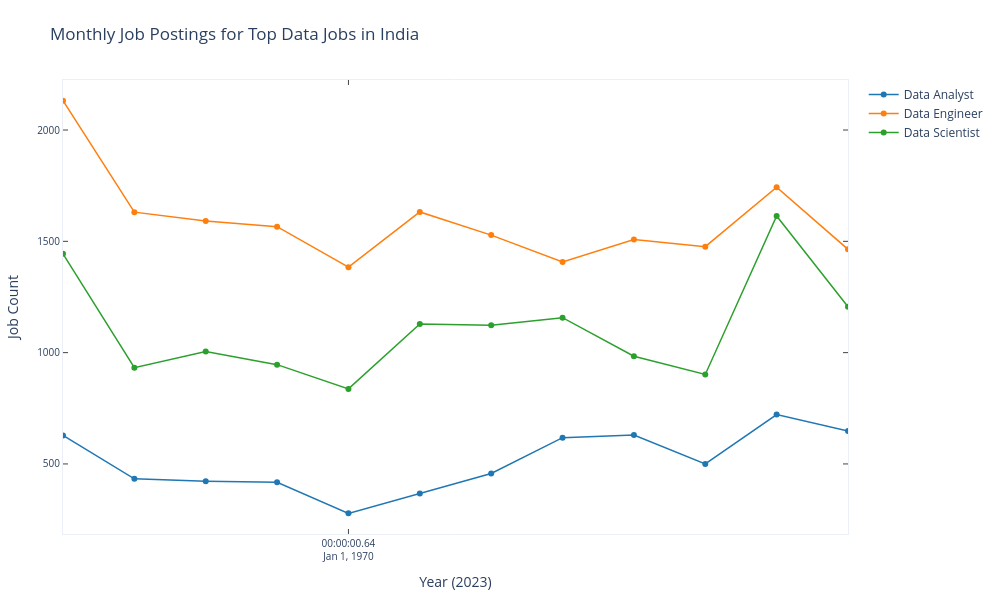

Notebook code for this chart:
### Code cell
# This conversion to plotly is done using chatgpt using matplotlib conversion.
from plotly.tools import mpl_to_plotly
import warnings

warnings.filterwarnings("ignore", category=UserWarning)

# Convert matplotlib → plotly
fig_matplotlib = df_pivot[top_3].plot().get_figure()
fig_plotly = mpl_to_plotly(fig_matplotlib)

# ✅ Improve layout for HTML display
fig_plotly.update_layout(
    title="Monthly Job Postings for Top Data Jobs in India",
    
    # Chart size
    width=1000,
    height=600,
    
    # Axis labels
    xaxis_title="Year (2023)",
    yaxis_title="Job Count",
    
    # Legend formatting
    legend=dict(
    orientation="v",
    x=1.02,
    y=1
    ),
    
    # Margins
    margin=dict(l=60, r=40, t=80, b=60),
    
    # Theme
    template="plotly_white"
)

# Optional: improve line appearance
for trace in fig_plotly.data:
    trace.update(mode="lines+markers")

# Show chart
fig_plotly.show()

### Figure 1 — Plotly figure (JSON) as saved in the notebook; plotly's stock layout.template omitted (floating-point values rounded to 4 significant figures)
{"data": [{"line": {"color": "rgba (31, 119, 180, 1)", "dash": "solid", "width": 1.5}, "mode": "lines+markers", "name": "Data Analyst", "type": "scatter", "x": [636, 637, 638, 639, 640, 641, 642, 643, 644, 645, 646, 647], "xaxis": "x", "y": [628, 433, 422, 418, 278, 367, 457, 618, 630, 500, 722, 648], "yaxis": "y"}, {"line": {"color": "rgba (255, 127, 14, 1)", "dash": "solid", "width": 1.5}, "mode": "lines+markers", "name": "Data Engineer", "type": "scatter", "x": [636, 637, 638, 639, 640, 641, 642, 643, 644, 645, 646, 647], "xaxis": "x", "y": [2132, 1631, 1591, 1566, 1384, 1632, 1528, 1407, 1508, 1476, 1743, 1464], "yaxis": "y"}, {"line": {"color": "rgba (44, 160, 44, 1)", "dash": "solid", "width": 1.5}, "mode": "lines+markers", "name": "Data Scientist", "type": "scatter", "x": [636, 637, 638, 639, 640, 641, 642, 643, 644, 645, 646, 647], "xaxis": "x", "y": [1444, 932, 1005, 946, 837, 1129, 1123, 1157, 984, 902, 1614, 1206], "yaxis": "y"}], "layout": {"autosize": false, "height": 600, "hovermode": "closest", "legend": {"orientation": "v", "x": 1.02, "y": 1}, "margin": {"b": 60, "l": 60, "pad": 0, "r": 40, "t": 80}, "showlegend": true, "title": {"text": "Monthly Job Postings for Top Data Jobs in India"}, "width": 1000, "xaxis": {"anchor": "y", "domain": [0, 1], "mirror": "ticks", "nticks": 1, "range": [636, 647], "showgrid": false, "showline": true, "side": "bottom", "tickfont": {"size": 10}, "ticks": "inside", "title": {"text": "Year (2023)"}, "type": "date", "zeroline": false}, "yaxis": {"anchor": "x", "domain": [0, 1], "mirror": "ticks", "nticks": 10, "range": [185.3, 2225.0], "showgrid": false, "showline": true, "side": "left", "tickfont": {"size": 10}, "ticks": "inside", "title": {"text": "Job Count"}, "type": "linear", "zeroline": false}}}
